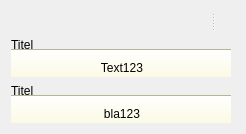
<?xml version="1.0" encoding="UTF-8"?>
<ui version="4.0">
 <class>Dialog</class>
 <widget class="QDialog" name="Dialog">
  <property name="geometry">
   <rect>
    <x>0</x>
    <y>0</y>
    <width>246</width>
    <height>130</height>
   </rect>
  </property>
  <property name="windowTitle">
   <string>Dialog</string>
  </property>
  <layout class="QGridLayout" name="gridLayout">
   <item row="0" column="0">
    <widget class="QSplitter" name="splitter">
     <property name="orientation">
      <enum>Qt::Horizontal</enum>
     </property>
     <widget class="QLabel" name="label">
      <property name="text">
       <string/>
      </property>
     </widget>
     <widget class="QPushButton" name="Btn_close">
      <property name="minimumSize">
       <size>
        <width>20</width>
        <height>20</height>
       </size>
      </property>
      <property name="maximumSize">
       <size>
        <width>20</width>
        <height>20</height>
       </size>
      </property>
      <property name="toolTip">
       <string>Fenster schliessen</string>
      </property>
      <property name="autoFillBackground">
       <bool>false</bool>
      </property>
      <property name="styleSheet">
       <string notr="true">background-image: url(:/labels/_labels/fenster-schliessen.png);</string>
      </property>
      <property name="text">
       <string/>
      </property>
      <property name="flat">
       <bool>true</bool>
      </property>
     </widget>
    </widget>
   </item>
   <item row="1" column="0">
    <widget class="QGroupBox" name="gBox_selection_0">
     <property name="sizePolicy">
      <sizepolicy hsizetype="Preferred" vsizetype="Preferred">
       <horstretch>0</horstretch>
       <verstretch>0</verstretch>
      </sizepolicy>
     </property>
     <property name="minimumSize">
      <size>
       <width>220</width>
       <height>40</height>
      </size>
     </property>
     <property name="maximumSize">
      <size>
       <width>220</width>
       <height>40</height>
      </size>
     </property>
     <property name="title">
      <string>Titel</string>
     </property>
     <widget class="QWordWarpButton" name="Btn_selection_0">
      <property name="geometry">
       <rect>
        <x>-8</x>
        <y>12</y>
        <width>238</width>
        <height>38</height>
       </rect>
      </property>
      <property name="sizePolicy">
       <sizepolicy hsizetype="Fixed" vsizetype="Fixed">
        <horstretch>0</horstretch>
        <verstretch>0</verstretch>
       </sizepolicy>
      </property>
      <property name="minimumSize">
       <size>
        <width>238</width>
        <height>38</height>
       </size>
      </property>
      <property name="maximumSize">
       <size>
        <width>238</width>
        <height>38</height>
       </size>
      </property>
      <property name="styleSheet">
       <string notr="true">QPushButton {background-color: #FFFDD5;}
QLabel {background-color: transparent;}
QLabel:hover {border: 2px solid rgb(49, 50, 62);}
QPushButton:focus {border: 2px inset rgb(85, 170, 255);}
</string>
      </property>
      <property name="text">
       <string>Text123</string>
      </property>
     </widget>
    </widget>
   </item>
   <item row="2" column="0">
    <widget class="QGroupBox" name="gBox_selection_1">
     <property name="sizePolicy">
      <sizepolicy hsizetype="Fixed" vsizetype="Fixed">
       <horstretch>0</horstretch>
       <verstretch>0</verstretch>
      </sizepolicy>
     </property>
     <property name="minimumSize">
      <size>
       <width>220</width>
       <height>40</height>
      </size>
     </property>
     <property name="maximumSize">
      <size>
       <width>220</width>
       <height>40</height>
      </size>
     </property>
     <property name="title">
      <string>Titel</string>
     </property>
     <widget class="QWordWarpButton" name="Btn_selection_1">
      <property name="geometry">
       <rect>
        <x>-8</x>
        <y>12</y>
        <width>238</width>
        <height>38</height>
       </rect>
      </property>
      <property name="sizePolicy">
       <sizepolicy hsizetype="Fixed" vsizetype="Fixed">
        <horstretch>0</horstretch>
        <verstretch>0</verstretch>
       </sizepolicy>
      </property>
      <property name="minimumSize">
       <size>
        <width>238</width>
        <height>38</height>
       </size>
      </property>
      <property name="maximumSize">
       <size>
        <width>238</width>
        <height>38</height>
       </size>
      </property>
      <property name="styleSheet">
       <string notr="true">QPushButton {background-color: #FFFDD5;}
QLabel {background-color: transparent;}
QLabel:hover {border: 2px solid rgb(49, 50, 62);}
QPushButton:focus {border: 2px inset rgb(85, 170, 255);}
</string>
      </property>
      <property name="text">
       <string>bla123</string>
      </property>
     </widget>
    </widget>
   </item>
  </layout>
 </widget>
 <customwidgets>
  <customwidget>
   <class>QWordWarpButton</class>
   <extends>QPushButton</extends>
   <header location="global">gui.custom_wordwrap_button</header>
  </customwidget>
 </customwidgets>
 <resources>
  <include location="../../resource_collection_files/labels.qrc"/>
 </resources>
 <connections/>
</ui>
